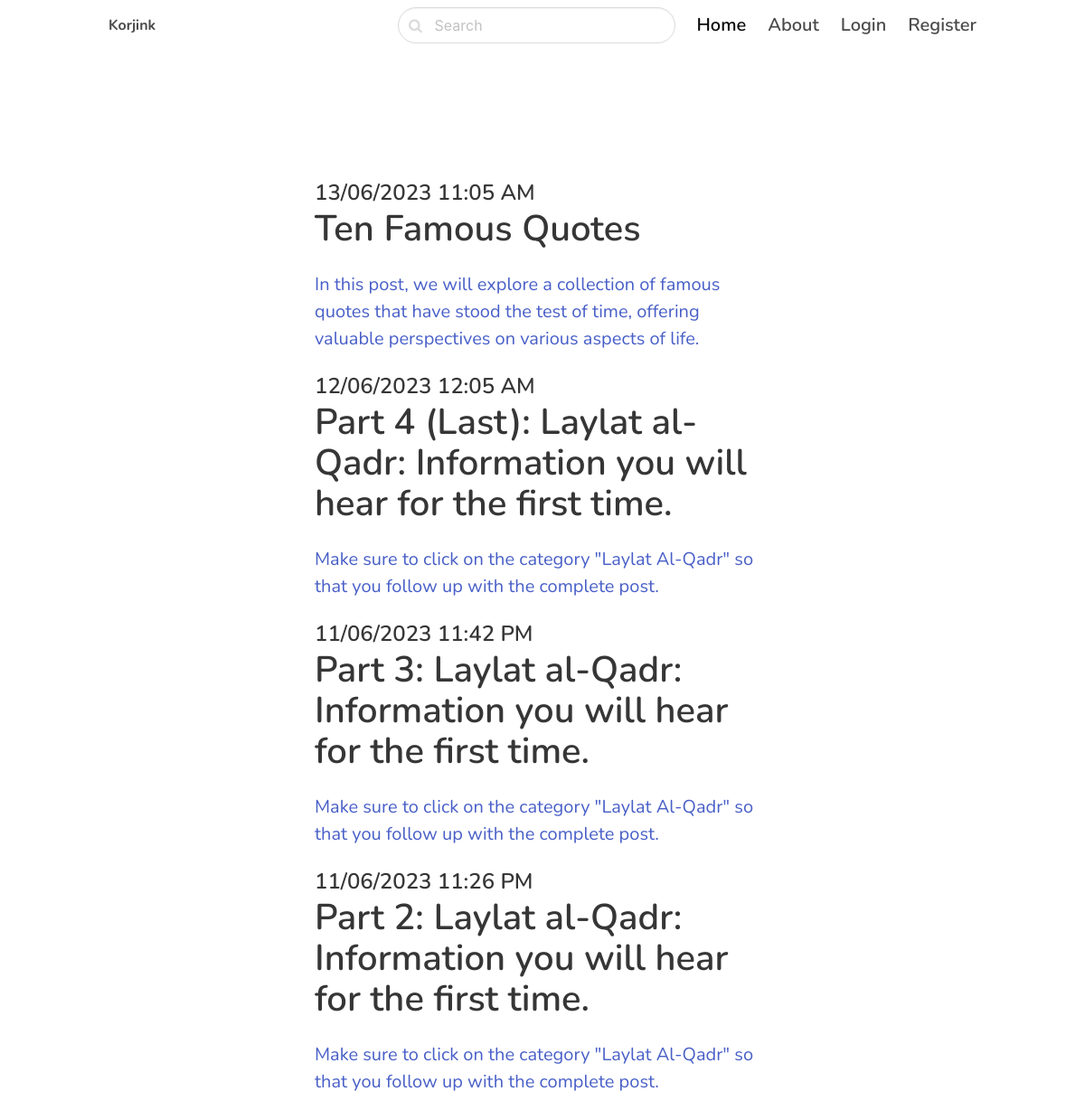
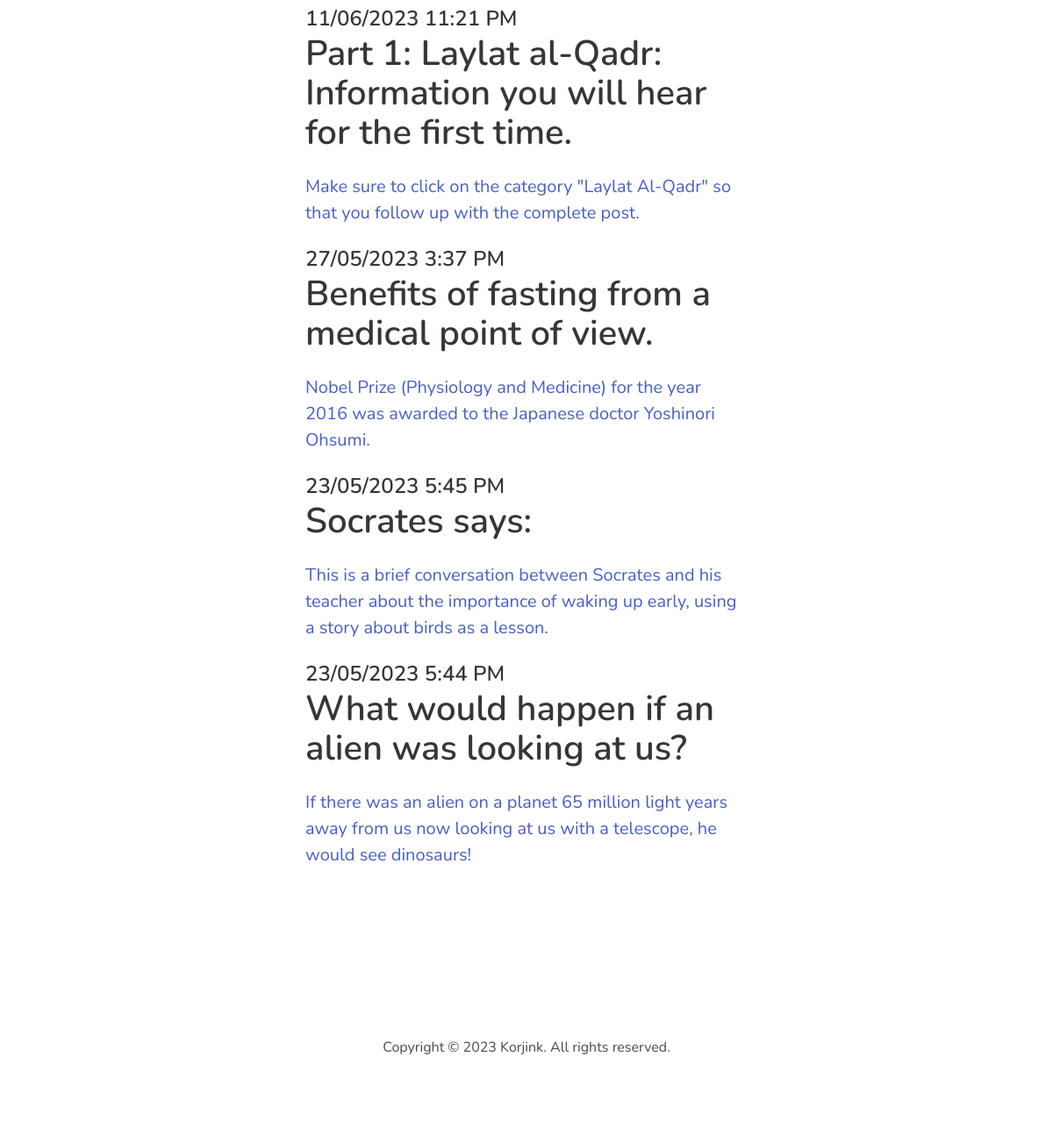
The page / on the database its author committed (2 pictures, top to bottom).
### blog/models.py (models this page shows, shortened)
class Post(models.Model):
    ACTIVE = 'active'
    DRAFT = 'draft'
    CHOICES_STATUS = {
        (ACTIVE, 'Active'),
        (DRAFT, 'Draft')
    }
    category = models.ForeignKey(Category, related_name = 'posts', on_delete = models.CASCADE)
    title = models.CharField(max_length = 255)
    slug = models.SlugField()
    intro = models.TextField()
    body = models.TextField()
    created_at = models.DateTimeField(auto_now_add=True)
    status = models.CharField(max_length=10, choices=CHOICES_STATUS, default= ACTIVE)
    image = models.ImageField(upload_to='uploads/')
    class Meta:
        ordering = ('-created_at',)

### core/views.py (the view)
# urls.py: path("",frontpage, name = "frontpage"),
def frontpage(request):
    posts = Post.objects.filter(status = Post.ACTIVE)
    return render(request, 'core/frontpage.html', {'posts': posts})

### core/templates/core/frontpage.html (shortened to what this page needs)
{% extends 'core/base.html' %}
{% block content %}
<section class="hero ">
    <div class="hero-body">
        <div class="container">
            <section class="section">
                <div class="columns">
                    <div class="column is-8 is-offset-2">
                        {% for post in posts %}
                        <div class="content is-medium">
                            <a href="{% url 'post_detail' post.category.slug post.slug%}">
                                <h2 class="subtitle is-4">{{ post.created_at|date:"d/m/Y g:i A" }}</h2>
                                <h1 class="title">{{ post.title }}</h1>
                                <p>{{ post.intro }}</p>
                            </a>
                        </div>
                        {% endfor %}
                    </div>
                </div>
            </section>
        </div>
    </div>
</section>
{% endblock %}

### core/templates/core/base.html (style rules this page uses)
body { font-family: 'Nunito', sans-serif; }

### rows shown on the page
Post: created_at "13/06/2023 11:05 AM", title "Ten Famous Quotes", intro "In this post, we will explore a collection of famous quotes that have stood the test of time, offering valuable perspectives on various aspects of life."
Post: created_at "12/06/2023 12:05 AM", title "Part 4 (Last): Laylat al-Qadr: Information you will hear for the first time.", intro "Make sure to click on the category \"Laylat Al-Qadr\" so that you follow up with the complete post."
Post: created_at "11/06/2023 11:42 PM", title "Part 3: Laylat al-Qadr: Information you will hear for the first time.", intro "Make sure to click on the category \"Laylat Al-Qadr\" so that you follow up with the complete post."
Post: created_at "11/06/2023 11:26 PM", title "Part 2: Laylat al-Qadr: Information you will hear for the first time.", intro "Make sure to click on the category \"Laylat Al-Qadr\" so that you follow up with the complete post."
Post: created_at "11/06/2023 11:21 PM", title "Part 1: Laylat al-Qadr: Information you will hear for the first time.", intro "Make sure to click on the category \"Laylat Al-Qadr\" so that you follow up with the complete post."
Post: created_at "27/05/2023 3:37 PM", title "Benefits of fasting from a medical point of view.", intro "Nobel Prize (Physiology and Medicine) for the year 2016 was awarded to the Japanese doctor Yoshinori Ohsumi."
Post: created_at "23/05/2023 5:45 PM", title "Socrates says:", intro "This is a brief conversation between Socrates and his teacher about the importance of waking up early, using a story about birds as a lesson."
Post: created_at "23/05/2023 5:44 PM", title "What would happen if an alien was looking at us?", intro "If there was an alien on a planet 65 million light years away from us now looking at us with a telescope, he would see dinosaurs!"
